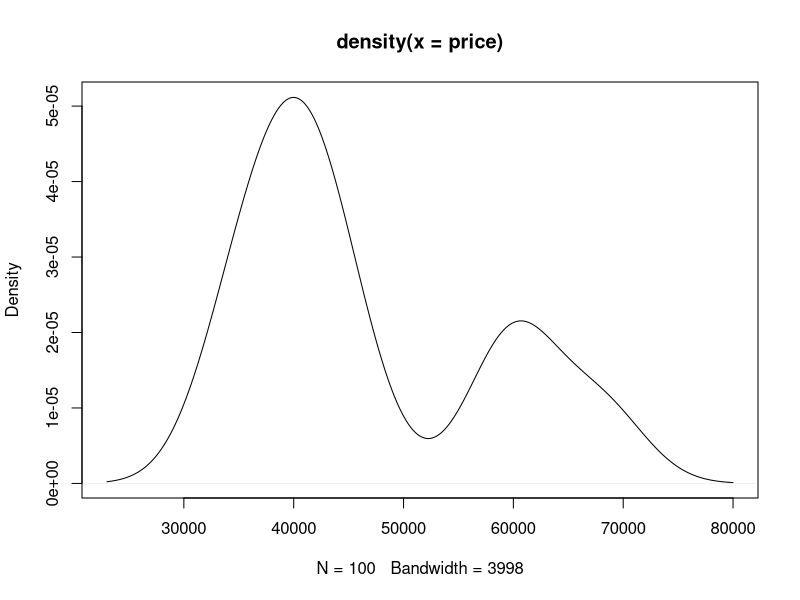
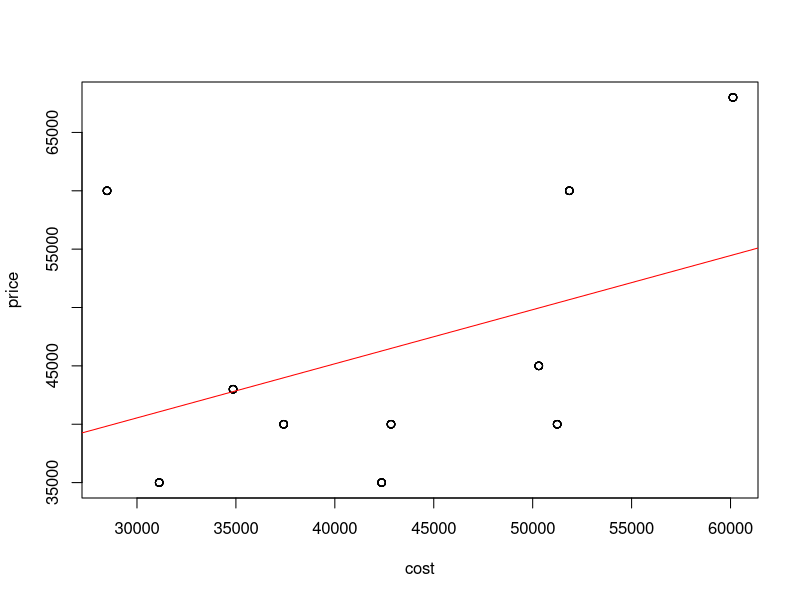

Write the R code that produced these figures, in order.
initial <- read.csv("rnsdataset.csv")
dat <- initial

# > plot(dat$dist_to_subway, dat$price) # test plot

model <- lm(price ~   dist_to_subway + size_t + room_no + furniture + floor+ floors, data = dat)
price <- dat$price
cost <- predict(model, dat)

rank <- sort(price / cost)
plot(density(price))
plot(cost, price)
l <- lm(price ~ cost)
par(new=TRUE, col="red")  
abline(l)
